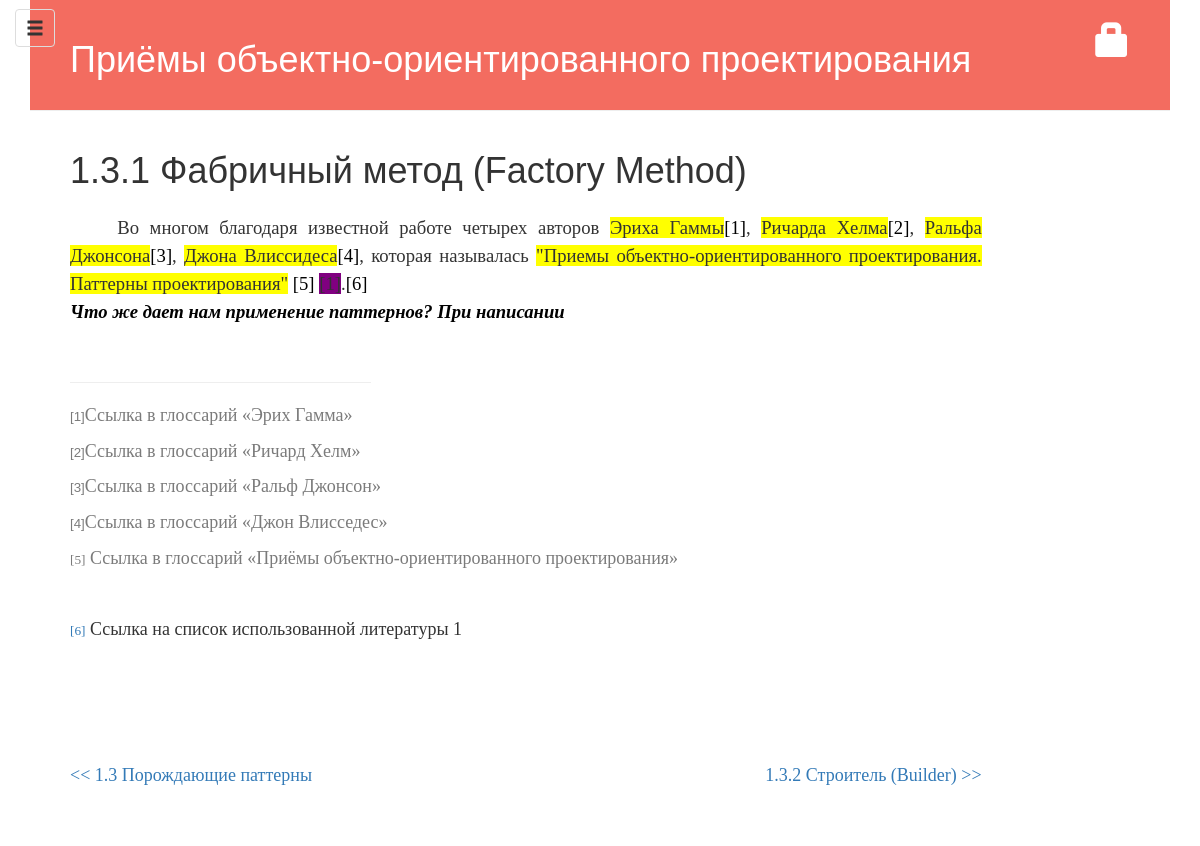
Screenshot of /post/12/ with the database file from the repository.
### blog/models.py (models this page shows, shortened)
class Post(models.Model):
    author = models.ForeignKey('auth.User')
    title = models.CharField(max_length=200)
    text = models.TextField()
    created_date = models.DateTimeField(default=timezone.now)
    published_date = models.DateTimeField(blank=True, null=True)

### blog/views.py (the view)
# urls.py: url(r'^post/(?P<pk>[0-9]+)/$', views.post_detail, name='post_detail'),
def post_detail(request, pk):
    post = get_object_or_404(Post, pk=pk)
    posts = Post.objects.filter(published_date__lte=timezone.now()).order_by('published_date')
    return render(request, 'blog/post_detail.html', {'post': post, 'posts': posts})

### blog/templates/blog/post_detail.html (shortened to what this page needs)
    {% extends 'blog/base.html' %}
    {% block content %}
        <div class="post">
            <h1>{{ post.title }}</h1>
            <div id="text">
                {{ post.text|safe }}
            </div>
        </div>
        <div class="prev-next-post">
            {% if post.get_previous_by_created_date %}
                <div class="prev-post">
                <a href="{% url 'post_detail' pk=post.get_previous_by_created_date.pk %}">
                    << {{ post.get_previous_by_created_date.title }}
                </a>
            </div>
            {% endif %}
            {% if post.get_next_by_created_date %}
                <div class="next-post">
                <a href="{% url 'post_detail' pk=post.get_next_by_created_date.id %}">
                    {{ post.get_next_by_created_date.title }} >>
                </a>
            </div>
            {% endif %}
        </div>
    {% endblock %}

### blog/static/css/blog.css (style rules this page uses)
body { font-family: "Source Serif Pro", serif; font-size: 18px; height: 100%; padding: 50px 0 0 0; }
h1 { font-family: "Source Sans Pro Bold", arial; }
.post h1 { margin-bottom: 24px; }
.post { margin-bottom: 70px; }
@media (min-width: 992px) { body { padding: 0; } }
.prev-next-post { position: relative; display: inline-block; width: 100%; margin-top: 50px; margin-bottom: 50px; }
.prev-post, .next-post { float: left; width: 50%; }
.next-post { text-align: right; }

### rows the page displays
Post: title "1.3.1 Фабричный метод (Factory Method)", text "Во многом благодаря известной работе четырех авторов Эриха Гаммы [1] , Ричарда Хелма [2] , Ральфа Джонсона [3] , Джона Влиссидеса [4] , которая называлась \"Приемы объектно-ориентированного проектирования. Паттерны проектирования\" [5] [1] . [6] Что же дает нам применение паттернов? При написании [1] Ссылка в глоссарий «Эрих Гамма» [2] Ссылка в глоссарий «Ричард Хелм» [3] Ссылка в глоссарий «Ральф Джонсон» [4] Ссылка в глоссарий «Джон Влисседес» [5] Ссылка в глоссарий «Приёмы объектно-ориентированного проектирования» [6] Ссылка на список использованной литературы 1", get_previous_by_created_date "1.3 Порождающие паттерны", get_next_by_created_date "1.3.2 Строитель (Builder)"
